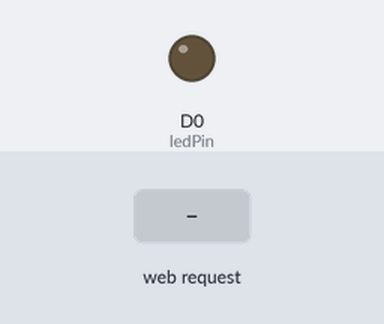
The sketch below on a simulated ESP8266 (NodeMCU). Shown: output pins drawn as LEDs (lit = HIGH). The test bench sets the inputs (shaded band). WiFi joins after 1.5 s; servers stay silent unless stated; what the sketch prints to the serial monitor is not drawn.

Above: at 2.7 s.
2.8 s: HTTP request GET /led_toggle received
At 3.9 s:
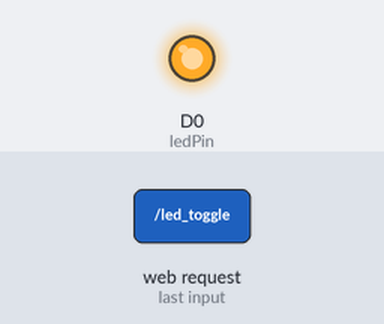
Timing chart, 0 to 5.8 s (numbered marks = the images above; inputs shaded):
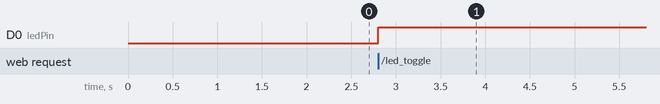

Measured:
- after the input at 2.8 s, D0 (ledPin): LOW → HIGH at once

The sketch:

home_automation.ino
```cpp
#include <ESP8266WiFi.h>
#include <ESP8266WebServer.h>
#include <WiFiManager.h>  // ইনস্টল করো: WiFiManager by tzapu

const int ledPin = D0;
ESP8266WebServer server(80);

void setup() {
  Serial.begin(115200);
  pinMode(ledPin, OUTPUT);
  digitalWrite(ledPin, LOW);  // শুরুতে LED OFF

  // WiFiManager দিয়ে অটো কানেকশন / কনফিগার পোর্টাল
  WiFiManager wifiManager;

  // যদি সংরক্ষিত WiFi তে কানেক্ট না হতে পারে, তাহলে কনফিগার পোর্টাল চালু হবে
  wifiManager.setBreakAfterConfig(true);  // কনফিগার করার পর রিস্টার্ট লাগবে না

  if (!wifiManager.autoConnect("ESP8266-Setup")) {
    Serial.println("WiFi Connect Failed or Timeout!");
    delay(3000);
    ESP.restart();
  }

  Serial.println("Connected to WiFi!");
  Serial.print("IP Address: ");
  Serial.println(WiFi.localIP());

  // LED Toggle API
  server.on("/led_toggle", HTTP_GET, []() {
    int state = digitalRead(ledPin);
    if (state == HIGH) {
      digitalWrite(ledPin, LOW);
      server.send(200, "text/plain", "OFF");
    } else {
      digitalWrite(ledPin, HIGH);
      server.send(200, "text/plain", "ON");
    }
  });

  // LED Status API
  server.on("/led_status", HTTP_GET, []() {
    int state = digitalRead(ledPin);
    server.send(200, "text/plain", (state == HIGH) ? "ON" : "OFF");
  });

  server.begin();
}

void loop() {
  server.handleClient();
}


// #include <ESP8266WiFi.h>
// #include <ESP8266WebServer.h>
// #include <WiFiManager.h>

// const int ledPin = 2;  // D4 (GPIO2) পিন

// ESP8266WebServer server(80);  // HTTP সার্ভার

// void setup() {
//   Serial.begin(115200);
//   pinMode(ledPin, OUTPUT);
//   digitalWrite(ledPin, LOW);  // LED OFF দিয়ে শুরু

//   WiFiManager wifiManager;

//   // wifiManager.resetSettings(); // একবার ব্যবহারের পর এটা comment করে রাখুন

//   wifiManager.autoConnect("SmartSwitchAP");

//   Serial.println("WiFi Connected!");
//   Serial.print("Device IP: ");
//   Serial.println(WiFi.localIP());

//   // LED Toggle Endpoint
//   server.on("/led_toggle", HTTP_GET, []() {
//   int state = digitalRead(ledPin);
//   if (state == HIGH) {
//     digitalWrite(ledPin, LOW);
//     server.send(200, "text/plain", "OFF");
//   } else {
//     digitalWrite(ledPin, HIGH);
//     server.send(200, "text/plain", "ON");
//   }
// });


//   // LED Status Endpoint
//   server.on("/led_status", HTTP_GET, []() {
//     String status = digitalRead(ledPin) == HIGH ? "ON" : "OFF";
//     server.send(200, "text/plain", status);
//   });
//   server.begin();
// }
// void loop() {
//   server.handleClient();
// }


// #include <ESP8266WiFi.h>
// #include <ESP8266WebServer.h>

// // WiFi credentials
// const char* ssid = "White House";     // আপনার WiFi নাম
// const char* password = "@Shahin20#";  // আপনার WiFi পাসওয়ার্ড

// // LED Pin (D0)
// const int ledPin = D0;

// ESP8266WebServer server(80);  // ওয়েব সার্ভার পোর্ট 80 তে রান করবে

// void setup() {
//   // Serial Monitor শুরু করুন
//   Serial.begin(115200);

//   // LED পিন সেট করা
//   pinMode(ledPin, OUTPUT);
//   digitalWrite(ledPin, LOW);  // LED শুরুতে অফ থাকবে

//   // WiFi কানেক্ট করা
//   WiFi.begin(ssid, password);
//   while (WiFi.status() != WL_CONNECTED) {
//     delay(1000);
//     Serial.println("Connecting to WiFi...");
//   }
//   Serial.println("Connected to WiFi!");
//   Serial.print("IP Address: ");
//   Serial.println(WiFi.localIP());

//   // LED toggle endpoint
//   server.on("/led_toggle", HTTP_GET, []() {
//     int ledState = digitalRead(ledPin);
//     if (ledState == HIGH) {
//       digitalWrite(ledPin, LOW);  // LED অফ করুন
//       server.send(200, "text/plain", "OFF");
//     } else {
//       digitalWrite(ledPin, HIGH);  // LED অন করুন
//       server.send(200, "text/plain", "ON");
//     }
//   });

//   // LED status endpoint
//   server.on("/led_status", HTTP_GET, []() {
//     int ledState = digitalRead(ledPin);
//     if (ledState == HIGH) {
//       server.send(200, "text/plain", "ON");
//     } else {
//       server.send(200, "text/plain", "OFF");
//     }
//   });

//   // ওয়েব সার্ভার চালু করুন
//   server.begin();
// }

// void loop() {
//   server.handleClient();  // ওয়েব রিকুয়েস্ট প্রসেস করা
// }
```
